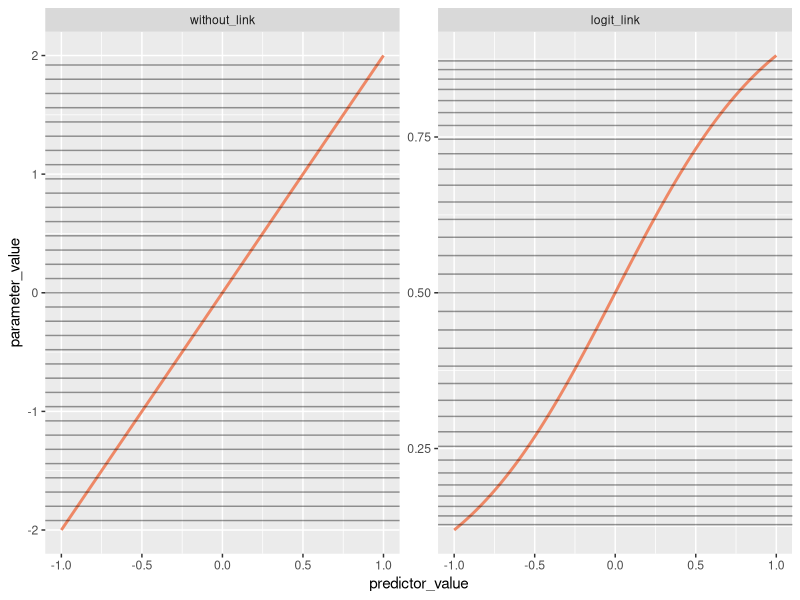
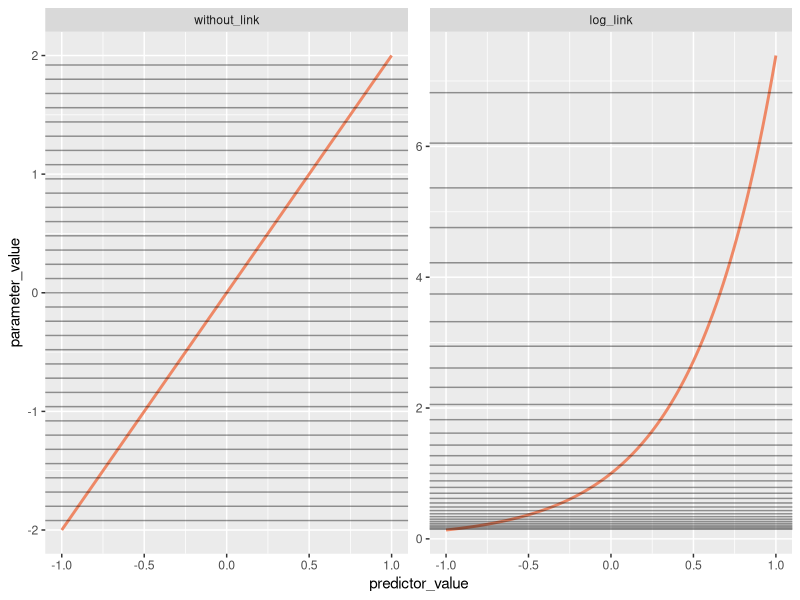

These charts were generated, in order, by the following R code:
## ---- chunk 1
library(tidyverse)
#library(tidylog)
## ---- chunk 2
# Colours by Paul Tol.
# Defined in R by Joachim Goedhart 
# Source: doi 10.5281/zenodo.3381072

tol_light <- c('#BBCC33', '#AAAA00', '#77AADD', '#EE8866', '#EEDD88', '#FFAABB', '#99DDFF', '#44BB99', '#DDDDDD')
## ---- chunk 3

data_logit <- tibble(n=1:101,
                     predictor_value = seq(from = -1, to = 1, length.out=101),
                     without_link = 2*predictor_value, # simple linear model
                     logit_link = exp(2*predictor_value)/(1+exp(2*predictor_value))) %>% # applying the inverse logit function
  pivot_longer(c(without_link,logit_link), names_to= "space",values_to = "parameter_value")



ggplot(data=data_logit,aes(x=predictor_value,y=parameter_value))+
  geom_path(colour=tol_light[[4]],size=1)+
  geom_hline(data = data_logit %>% filter(n%%3==0), # display every third row in the data as a horizontal line
             aes(yintercept=parameter_value), alpha=0.4)+
  facet_wrap(~fct_rev(space), scales="free")


## ---- chunk 4
data_log <- tibble(n=1:101,
                     predictor_value = seq(from = -1, to = 1, length.out=101),
                     without_link = 2*predictor_value, # simple linear model
                     log_link = exp(2*predictor_value)) %>% # applying the inverse log function exp()
  pivot_longer(c(without_link,log_link), names_to= "space",values_to = "parameter_value")



ggplot(data=data_log,aes(x=predictor_value,y=parameter_value))+
  geom_path(colour=tol_light[[4]],size=1)+
  geom_hline(data = data_log %>% filter(n%%3==0), # display every third row in the data as a horizontal line
             aes(yintercept=parameter_value), alpha=0.4)+
  facet_wrap(~fct_rev(space), scales="free")


